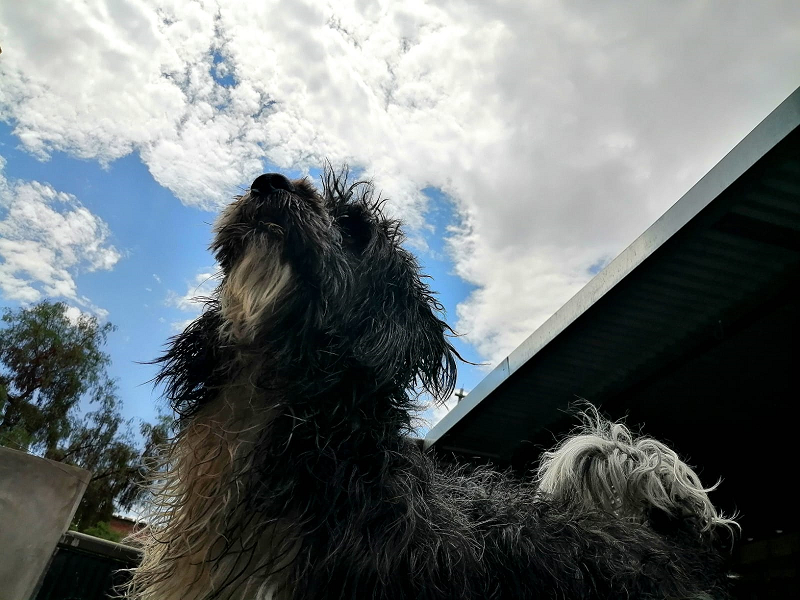
#> input picture dog.png, 800 x 600 px
$ python ejercicio06.py
#> lines starting #> are read from the running program, lines starting #| are printed output that depends on the picture
import cv2
import numpy as np

image = cv2.imread('dog.png')
#> image is the input picture: shape (600, 800, 3); mean B, G, R 113.5, 112.1, 105.5
kernel = np.ones((5, 5), np.uint8)

open = cv2.morphologyEx(image, cv2.MORPH_OPEN, kernel)
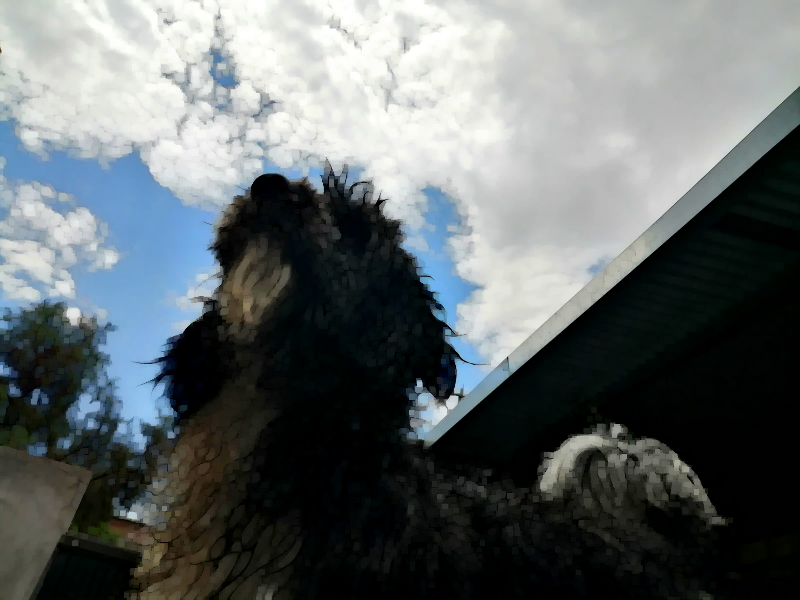
#> open: shape (600, 800, 3); mean B, G, R 105.4, 104, 97.6

cv2.imshow('ORIGINAL', image)
cv2.imshow('OPEN', open)
cv2.waitKey()
cv2.destroyAllWindows()
